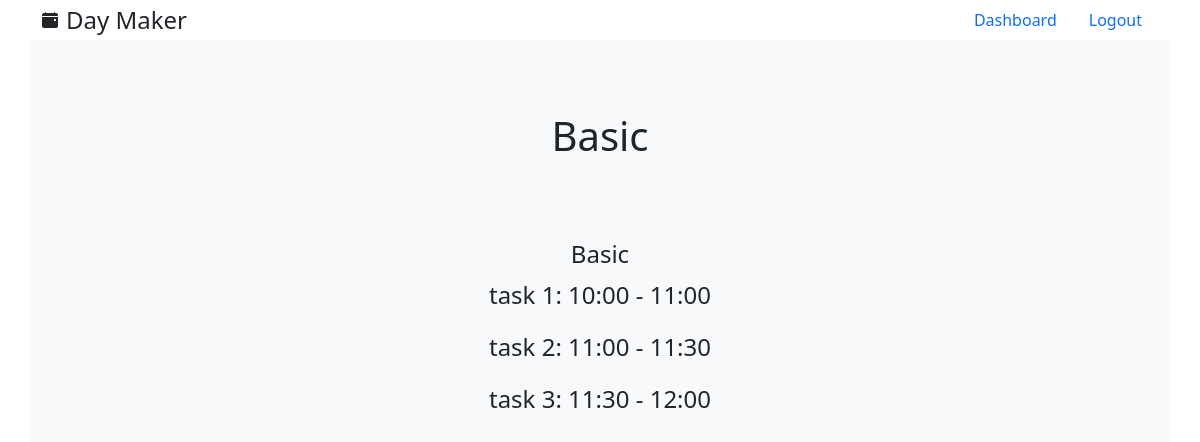
The page /view_template/Basic (signed in) on the database its author committed.
### models.py (models this page shows)
class Template(db.Model):
    id = db.Column(db.Integer, primary_key = True)
    name = db.Column(db.String(25), index=True)
    todos = db.relationship('Todo', backref='template', lazy='dynamic', cascade='all, delete, delete-orphan')
    schedules = db.relationship('Schedule', backref='template', lazy='dynamic', cascade='all, delete, delete-orphan')
    user_id = db.Column(db.Integer, db.ForeignKey('user.id'))

class Todo(db.Model):
    id = db.Column(db.Integer, primary_key = True)
    notes = db.Column(db.String(200))
    start_time = db.Column(db.Time)
    end_time = db.Column(db.Time)
    task_id = db.Column(db.Integer, db.ForeignKey('task.id'))
    template_id = db.Column(db.Integer, db.ForeignKey('template.id'))
    task = db.relationship('Task')

class Task(db.Model):
    id = db.Column(db.Integer, primary_key = True)
    title = db.Column(db.String(50), index = True)
    user_id = db.Column(db.Integer, db.ForeignKey('user.id'))
    todos = db.relationship('Todo', lazy='dynamic', cascade='all, delete, delete-orphan')

### routes.py (the view)
@app.route('/view_template/<template>')
@login_required
def view_template(template):
    current_template = Template.query.filter_by(user_id=current_user.id, name=template).first()
    todos = Todo.query.filter_by(template_id=current_template.id).all()
    return render_template('view_template.html', template=template, todos=todos)

### routes.py (called while the page is built)
@login_manager.user_loader
def load_user(id):
    return User.query.get(int(id))

### templates/view_template.html (shortened to what this page needs)
{% extends 'base.html' %}
{% block content %}
    <div class="container h-100 bg-light">
        <div class="row justify-content-center align-items-center h-25">
            <div class="col-6 text-center">
                <h1>{{ template }}</h1>
            </div>
        </div>
        <div class="row justify-content-center align-items-center">
            <div class="col-6 text-center">
                <h4>{{ template }}</h4>
                {% for todo in todos|sort(attribute='start_time') %}
                <p class="fs-4">{{ todo.task.title }}: {{ todo.start_time.strftime("%H:%M") }} - {{ todo.end_time.strftime("%H:%M") }} </h4>
                {% endfor %}
            </div>
        </div>
    </div>
{% endblock %}

### static/styles.css (style rules this page uses)
html, body { height: 100%; }

### rows shown on the page
Template: name "Basic"
Todo: task "task 1", start_time "10:00", end_time "11:00"
Todo: task "task 2", start_time "11:00", end_time "11:30"
Todo: task "task 3", start_time "11:30", end_time "12:00"
